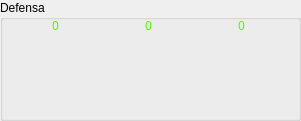
   <widget class="QGroupBox" name="groupBox_13">
    <property name="geometry">
     <rect>
      <x>450</x>
      <y>440</y>
      <width>301</width>
      <height>121</height>
     </rect>
    </property>
    <property name="title">
     <string>Defensa</string>
    </property>
    <widget class="QLabel" name="ent_visual">
     <property name="geometry">
      <rect>
       <x>216</x>
       <y>0</y>
       <width>51</width>
       <height>51</height>
      </rect>
     </property>
     <property name="font">
      <font>
       <family>Arial Black</family>
       <bold>false</bold>
      </font>
     </property>
     <property name="contextMenuPolicy">
      <enum>Qt::DefaultContextMenu</enum>
     </property>
     <property name="styleSheet">
      <string notr="true">color: rgb(88, 240, 18);</string>
     </property>
     <property name="text">
      <string>0</string>
     </property>
     <property name="alignment">
      <set>Qt::AlignCenter</set>
     </property>
    </widget>
    <widget class="QLabel" name="int_visual">
     <property name="geometry">
      <rect>
       <x>123</x>
       <y>0</y>
       <width>51</width>
       <height>51</height>
      </rect>
     </property>
     <property name="font">
      <font>
       <family>Arial Black</family>
       <bold>false</bold>
      </font>
     </property>
     <property name="styleSheet">
      <string notr="true">color: rgb(88, 240, 18);</string>
     </property>
     <property name="text">
      <string>0</string>
     </property>
     <property name="alignment">
      <set>Qt::AlignCenter</set>
     </property>
    </widget>
    <widget class="QLabel" name="label_76">
     <property name="geometry">
      <rect>
       <x>8</x>
       <y>19</y>
       <width>281</width>
       <height>91</height>
      </rect>
     </property>
     <property name="font">
      <font>
       <family>Segoe UI</family>
      </font>
     </property>
     <property name="text">
      <string/>
     </property>
     <property name="pixmap">
      <pixmap>img/defensa.jpg</pixmap>
     </property>
    </widget>
    <widget class="QLabel" name="blo_visual">
     <property name="geometry">
      <rect>
       <x>30</x>
       <y>0</y>
       <width>51</width>
       <height>51</height>
      </rect>
     </property>
     <property name="font">
      <font>
       <family>Arial Black</family>
       <bold>false</bold>
      </font>
     </property>
     <property name="styleSheet">
      <string notr="true">color: rgb(88, 240, 18);</string>
     </property>
     <property name="text">
      <string>0</string>
     </property>
     <property name="alignment">
      <set>Qt::AlignCenter</set>
     </property>
    </widget>
    <zorder>label_76</zorder>
    <zorder>blo_visual</zorder>
    <zorder>int_visual</zorder>
    <zorder>ent_visual</zorder>
   </widget>
